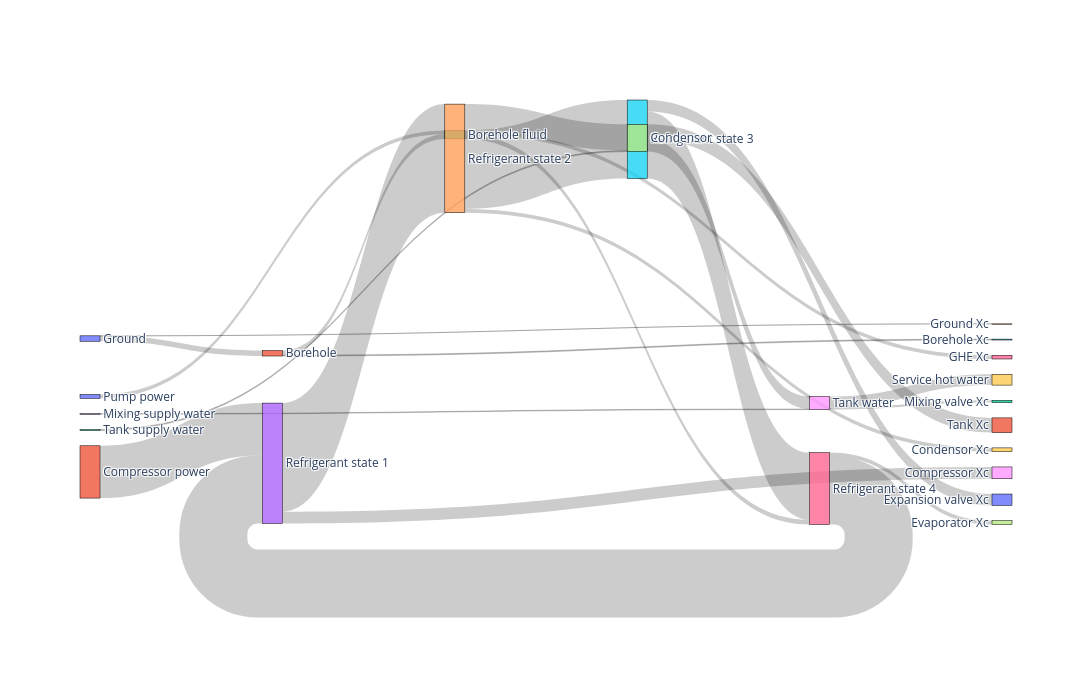

The cell this chart's notebook holds for it:
### Code cell
# dV_w_serv가 정의되어 있다고 가정 (예: NumPy 배열)
mask = (dV_w_sup_tank != 0) & (is_on == True)

# 해당 인덱스, 시간(단위: 시간) 프린트
nonzero_indices = np.where(mask)[0]
hours = time * enex.s2h
idx = nonzero_indices[2]
print(f"index={idx}, 시간={hours[idx]:.2f} h")

print(f"X_tank_w[idx]: {X_tank_w[idx]:.2f}")
print(f"X_tank_sup_w[idx]: {X_tank_sup_w[idx]:.2f}")
print(f"Xc_tank[idx]: {Xc_tank[idx]:.2f}")

plot_sankey(idx)

### Figure 1 — Plotly figure (JSON) as saved in the notebook; plotly's stock layout.template omitted (floating-point values rounded to 4 significant figures)
{"data": [{"link": {"source": [0, 0, 1, 1, 10, 2, 2, 5, 6, 6, 11, 3, 3, 4, 4, 4, 5, 12, 7, 7, 13, 8, 8], "target": [1, 14, 2, 15, 2, 6, 16, 6, 3, 17, 3, 4, 18, 5, 7, 19, 20, 7, 8, 21, 8, 9, 22], "value": [281.9, 0.5918, 235.5, 46.45, 200, 244.7, 190.8, 3459.0, 3509.0, 195.4, 2694.0, 5594.0, 608.8, 4048.0, 1351.0, 195.2, 588.8, 51.36, 642.7, 759.4, 31.81, 559.0, 115.4]}, "node": {"label": ["Ground", "Borehole", "Borehole fluid", "Refrigerant\nstate 1", "Refrigerant\nstate 2", "Refrigerant\nstate 3", "Refrigerant\nstate 4", "Condensor", "Tank water", "Service hot water", "Pump power", "Compressor power", "Tank supply water", "Mixing supply water", "Ground Xc", "Borehole Xc", "GHE Xc", "Evaporator Xc", "Compressor Xc", "Condensor Xc", "Expansion valve Xc", "Tank Xc", "Mixing valve Xc"], "line": {"color": "black", "width": 0.5}, "pad": 15, "thickness": 20}, "type": "sankey"}], "layout": {"font": {"size": 12}, "height": 700, "legend": {"orientation": "h", "x": 0.5, "xanchor": "center", "y": -0.2, "yanchor": "bottom"}, "width": 1200}}
